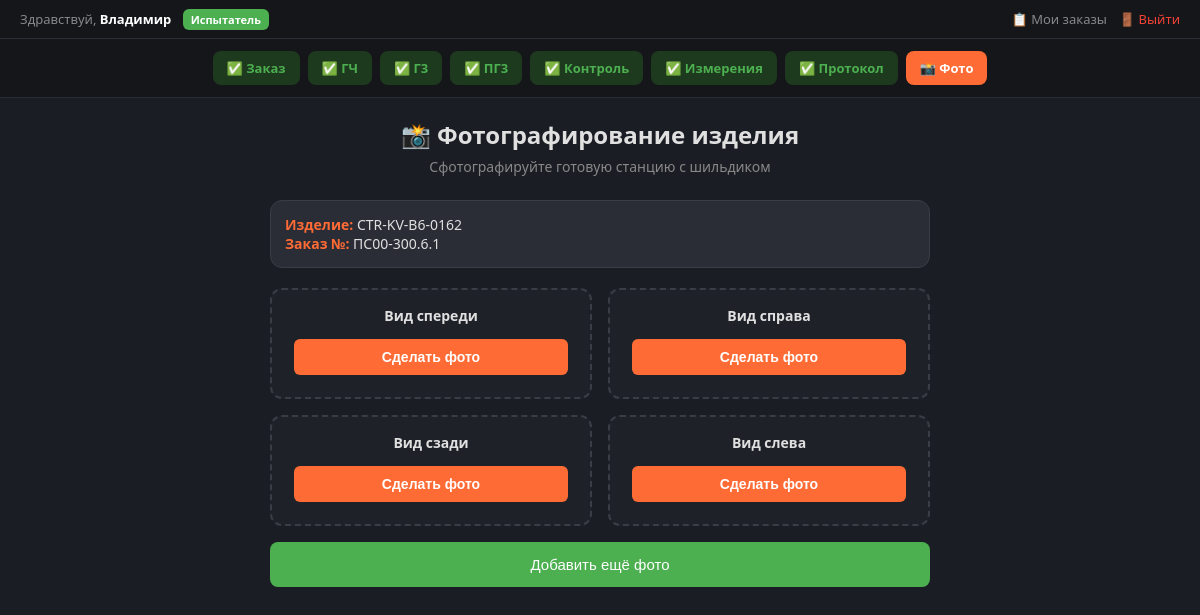
The app's page /photo?order_id=20 (signed in) with its own data.
### tables this page shows
CREATE TABLE users (
            id INTEGER PRIMARY KEY AUTOINCREMENT,
            login TEXT UNIQUE NOT NULL,
            password_hash TEXT NOT NULL,
            first_name TEXT DEFAULT '',
            last_name TEXT DEFAULT '',
            middle_name TEXT DEFAULT '',
            position TEXT DEFAULT '',
            role TEXT DEFAULT 'tester',
            created_at TIMESTAMP DEFAULT CURRENT_TIMESTAMP
        );

CREATE TABLE orders (
            id INTEGER PRIMARY KEY AUTOINCREMENT,
            order_number TEXT NOT NULL,
            product_name TEXT DEFAULT '',
            department TEXT DEFAULT '',
            user_id INTEGER,
            created_at TIMESTAMP DEFAULT CURRENT_TIMESTAMP,
            FOREIGN KEY (user_id) REFERENCES users(id)
        );

### app/routes.py (the view)
@router.get("/photo")
def photo_page(request: Request):
    user = get_current_user(request)
    if not user:
        return RedirectResponse("/login", status_code=303)
    order_id = request.query_params.get("order_id", None)
    order_data = None
    completed_steps = []
    current_step = "photo"
    photos = []
    if order_id:
        conn = get_db()
        cursor = conn.cursor()
        cursor.execute("SELECT * FROM orders WHERE id = ?", (int(order_id),))
        row = cursor.fetchone()
        order_data = dict(row) if row else None
        conn.close()
        progress = get_order_progress(int(order_id))
        completed_steps = progress["completed_steps"]
        current_step = progress["current_step"]
        photos = get_order_photos(int(order_id))
        photos_done = len(photos) >= 4
        if photos_done:
            if "photo" not in completed_steps:
                completed_steps.append("photo")
            update_order_step(int(order_id), "protocol", completed_steps)
            current_step = "protocol"
        else:
            if "protocol" not in completed_steps and "measurements" in completed_steps:
                completed_steps.append("protocol")
            update_order_step(int(order_id), "photo", completed_steps)
            current_step = "photo"
    return templates.TemplateResponse("photo.html", {
        "request": request,
        "current_step": current_step,
        "completed_steps": completed_steps,
        "order_id": order_id,
        "order": order_data,
        "photos": photos,
        "user": user,
    })

### app/templates/photo.html (shortened to what this page needs)
{% extends "base.html" %}
{% block content %}
<div class="page-container">
    <div class="page-header">
        <h1>📸 Фотографирование изделия</h1>
        <p>Сфотографируйте готовую станцию с шильдиком</p>
    </div>
    <div class="info-row">
        <div><span>Изделие:</span> {{ order.product_name if order else '—' }}</div>
        <div><span>Заказ №:</span> {{ order.order_number if order else '—' }}</div>
    </div>
    <div class="photo-grid" id="photoGrid">
        {% if photos %}
            {% for photo in photos %}
            <div class="photo-card completed" id="photoCard{{ loop.index }}">
                <div class="title">
                    {% if loop.index == 1 %}Вид спереди
                    {% elif loop.index == 2 %}Вид справа
                    {% elif loop.index == 3 %}Вид сзади
                    {% elif loop.index == 4 %}Вид слева
                    {% else %}Фото {{ loop.index }}
                    {% endif %}
                </div>
                <div class="photo-wrapper">
                    <img src="{{ photo }}" style="display:block;">
                    <button class="btn-recapture" onclick="takePhoto({{ loop.index }})" title="Переснять">📷</button>
                </div>
                <input type="file" id="file{{ loop.index }}" accept="image/*" capture="environment" hidden>
            </div>
            {% endfor %}
        {% else %}
            <div class="photo-card" id="photoCard1">
                <div class="title">Вид спереди</div>
                <button class="btn-capture" id="btn1" onclick="takePhoto(1)">Сделать фото</button>
            </div>
            <div class="photo-card" id="photoCard2">
                <div class="title">Вид справа</div>
                <button class="btn-capture" id="btn2" onclick="takePhoto(2)">Сделать фото</button>
            </div>
            <div class="photo-card" id="photoCard3">
                <div class="title">Вид сзади</div>
                <button class="btn-capture" id="btn3" onclick="takePhoto(3)">Сделать фото</button>
            </div>
            <div class="photo-card" id="photoCard4">
                <div class="title">Вид слева</div>
                <button class="btn-capture" id="btn4" onclick="takePhoto(4)">Сделать фото</button>
            </div>
        {% endif %}
    </div>
    <button class="btn-add-photo" id="btnAddPhoto" onclick="addPhoto()">Добавить ещё фото</button>
</div>
{% endblock %}

### app/templates/base.html (shortened to what this page needs)
<!DOCTYPE html>
<html lang="ru">
<head>
    <link rel="stylesheet" href="/static/css/style.css">
</head>
<body>
    {% if user %}
    <div class="top-bar">
        <div class="user-info">
            Здравствуй, <strong>{{ user.first_name or user.login }}</strong>
            {% if user.role == 'admin' %}
            <span class="role-badge role-admin">Админ</span>
            {% else %}
            <span class="role-badge role-tester">Испытатель</span>
            {% endif %}
        </div>
        <div class="nav-links">
            <a href="/dashboard">📋 Мои заказы</a>
            <a href="/logout" style="color:#f44336;">🚪 Выйти</a>
        </div>
    </div>
    {% endif %}
    {% set step_order = ["order", "gch", "g3", "pg3", "visual", "measurements", "protocol", "photo"] %}
    {% set step_names = {
        "order": "📷 Заказ",
        "gch": "📐 ГЧ",
        "g3": "🔧 Г3",
        "pg3": "📋 ПГ3",
        "visual": "🔍 Контроль",
        "measurements": "⚡ Измерения",
        "photo": "📸 Фото",
        "protocol": "📄 Протокол"
    } %}
    {% set step_urls = {
        "order": "/",
        "gch": "/check-gch",
        "g3": "/check-g3",
        "pg3": "/check-pg3",
        "visual": "/visual-check",
        "measurements": "/measurements",
        "photo": "/photo",
        "protocol": "/protocol"
    } %}
    {% if current_step %}
    <div class="progress-bar">
        {% for key in step_order %}
            {% if key == current_step %}
                <a href="{{ step_urls[key] }}{% if order_id %}?order_id={{ order_id }}{% endif %}"
                class="progress-step active">
                    {{ step_names[key] }}
                </a>
            {% elif key in completed_steps %}
                <a href="{{ step_urls[key] }}{% if order_id %}?order_id={{ order_id }}{% endif %}"
                class="progress-step done">
                    ✅ {{ step_names[key].split(' ', 1)[1] }}
                </a>
            {% else %}
                <span class="progress-step future">⏳ {{ step_names[key].split(' ', 1)[1] }}</span>
            {% endif %}
        {% endfor %}
    </div>
    {% endif %}
    {% block content %}{% endblock %}
</body>
</html>

### app/static/css/style.css (style rules this page uses)
* { margin: 0; padding: 0; box-sizing: border-box; }
body { font-family: 'Segoe UI', 'Arial', sans-serif; background: #1a1d23; color: #e0e0e0; min-height: 100vh; }
.btn-capture, .btn-upload { display: inline-block; padding: 12px 24px; margin: 8px; border-radius: 8px; font-size: 15px; cursor: pointer; border: none; }
.btn-capture { background: #ff6b35; color: #fff; }

### app/templates/base.html (style rules this page uses)
* { margin: 0; padding: 0; box-sizing: border-box; }
body { font-family: 'Segoe UI', 'Arial', sans-serif; background: #1a1d23; color: #e0e0e0; min-height: 100vh; }
.page-container { width: 100%; max-width: 700px; margin: 0 auto; padding: 20px; }
.page-header { text-align: center; margin-bottom: 24px; }
.page-header h1 { font-size: 24px; margin-bottom: 6px; }
.page-header p { color: #888; font-size: 14px; }
.btn-capture, .btn-upload { display: inline-block; padding: 14px 20px; margin: 6px; border-radius: 10px; font-size: 15px; cursor: pointer; border: none; font-weight: 600; width: calc(100% - 12px); }
.btn-capture { background: #ff6b35; color: #fff; }
.info-row { background: #2a2d35; border: 1px solid #3a3d45; border-radius: 12px; padding: 14px; margin-bottom: 20px; font-size: 14px; }
.info-row span { font-weight: 600; color: #ff6b35; }
.progress-bar { background: #14161a; padding: 12px 20px; display: flex; justify-content: center; gap: 8px; flex-wrap: wrap; border-bottom: 1px solid #2a2d35; }
.progress-step { padding: 8px 14px; border-radius: 8px; font-size: 13px; font-weight: 600; text-decoration: none; cursor: pointer; transition: all 0.2s; }
.progress-step.active { background: #ff6b35; color: #fff; }
.progress-step.done { background: #1e3a1e; color: #4caf50; }
.top-bar { background: #14161a; padding: 10px 20px; display: flex; justify-content: space-between; align-items: center; border-bottom: 1px solid #2a2d35; }
.top-bar .user-info { font-size: 13px; color: #888; }
.top-bar .user-info strong { color: #fff; }
.top-bar .nav-links { display: flex; gap: 12px; }
.top-bar .nav-links a { color: #888; text-decoration: none; font-size: 13px; }
.role-badge { padding: 3px 8px; border-radius: 6px; font-size: 11px; margin-left: 8px; font-weight: 600; }
.role-tester { background: #4caf50; color: #fff; }

### app/templates/photo.html (style rules this page uses)
.photo-grid { display: grid; grid-template-columns: repeat(2, 1fr); gap: 16px; margin-top: 20px; }
.photo-card { background: #1e2128; border: 2px dashed #3a3d45; border-radius: 12px; padding: 16px; text-align: center; transition: border 0.3s; display: flex; flex-direction: column; align-items: center; gap: 8px; }
.photo-card .title { font-size: 14px; font-weight: 600; color: #e0e0e0; margin: 0; }
.btn-capture { padding: 10px 20px; background: #ff6b35; color: #fff; border: none; border-radius: 6px; cursor: pointer; font-size: 14px; }
.btn-add-photo { padding: 14px; background: #4caf50; color: #fff; border: none; border-radius: 8px; cursor: pointer; font-size: 15px; width: 100%; margin-top: 16px; }

### records on screen
users: first_name "Владимир"
orders: product_name "CTR-KV-B6-0162", order_number "ПС00-300.6.1"

### other values on screen
{{ step_names[key].split(' ', 1)[1] }} "Заказ" "ГЧ" "Г3" "ПГ3" "Контроль" "Измерения" "Протокол"
{{ step_names[key] }} "📸 Фото"
